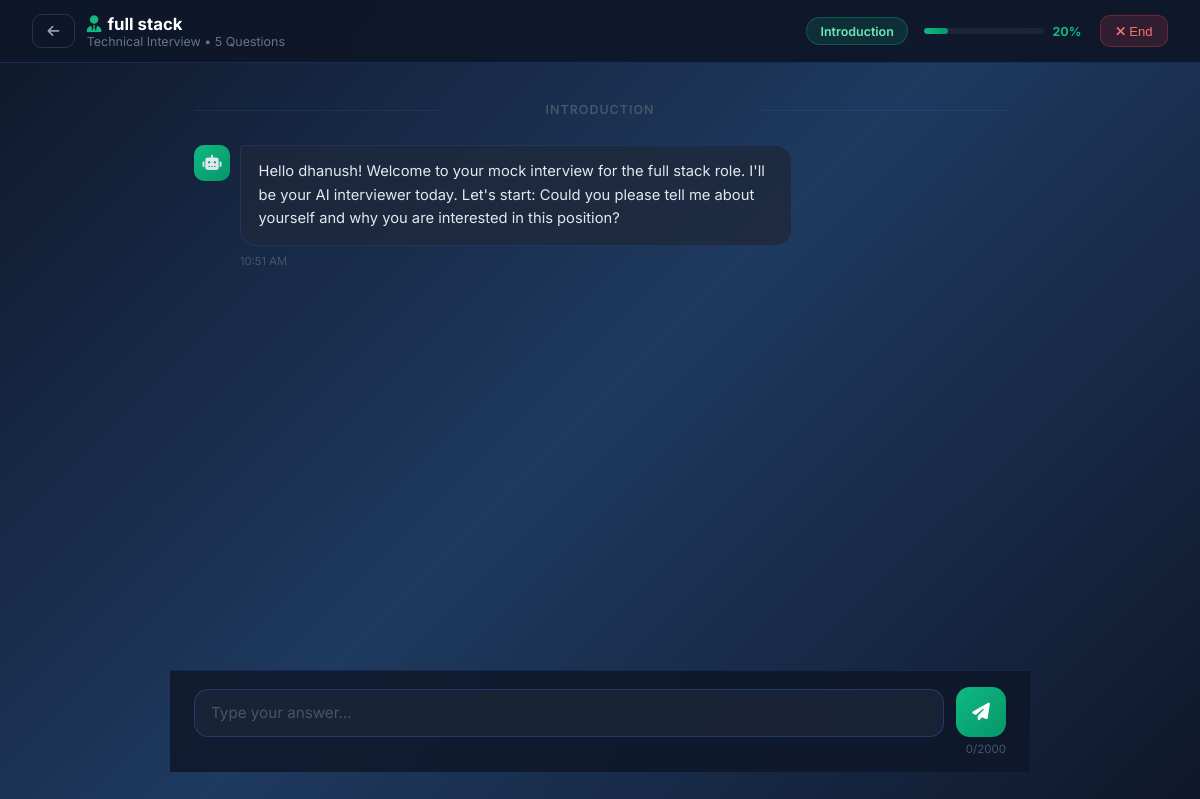
/interview/session/2 (signed in), run on the app's committed database.
### models.py (models this page shows, shortened)
class InterviewSession(db.Model):
    id = db.Column(db.Integer, primary_key=True)
    user_id = db.Column(db.Integer, db.ForeignKey('user.id'), nullable=False)
    job_role = db.Column(db.String(200), nullable=False)
    interview_type = db.Column(db.String(50), nullable=False, default='technical')
    status = db.Column(db.String(20), default='active')
    current_stage = db.Column(db.String(50), default='introduction')
    question_count = db.Column(db.Integer, default=0)
    total_questions = db.Column(db.Integer, default=10)
    overall_score = db.Column(db.Float, default=0.0)         # 0–100
    technical_score = db.Column(db.Float, default=0.0)
    communication_score = db.Column(db.Float, default=0.0)
    confidence_score = db.Column(db.Float, default=0.0)
    final_report = db.Column(db.Text)   # JSON: strengths, weaknesses, suggestions
    created_at = db.Column(db.DateTime, default=datetime.utcnow)
    completed_at = db.Column(db.DateTime)
    user = db.relationship('User', backref='interview_sessions')
    messages = db.relationship('InterviewMessage', backref='session',
                               lazy=True, cascade='all, delete-orphan',
                               order_by='InterviewMessage.created_at')
    def progress_pct(self):
        if self.total_questions == 0:
            return 0
        return min(100, round(self.question_count * 100 / self.total_questions))

class InterviewMessage(db.Model):
    id = db.Column(db.Integer, primary_key=True)
    session_id = db.Column(db.Integer, db.ForeignKey('interview_session.id'), nullable=False)
    role = db.Column(db.String(20), nullable=False)   # 'ai' | 'user'
    content = db.Column(db.Text, nullable=False)
    stage = db.Column(db.String(50), default='introduction')
    turn_number = db.Column(db.Integer, default=0)
    answer_score = db.Column(db.Float, default=0.0)          # 0–10
    answer_feedback = db.Column(db.Text)                     # One-line AI comment
    created_at = db.Column(db.DateTime, default=datetime.utcnow)
    def formatted_time(self):
        return self.created_at.strftime("%I:%M %p")

### app.py (the view)
@app.route("/interview/session/<int:session_id>")
def interview_session(session_id):
    if "user" not in session:
        return redirect("/login")
    user = User.query.get(session["user"])
    iv_session = InterviewSession.query.get_or_404(session_id)
    if iv_session.user_id != user.id:
        return redirect("/interview")
    if iv_session.status == "completed":
        return redirect(f"/interview/result/{session_id}")
    messages = iv_session.messages
    return render_template("interview_chat.html",
                           user=user,
                           iv_session=iv_session,
                           messages=messages)

### app.py (called while the page is built, shortened)
def _init_db():
    global _db_initialised
    if _db_initialised:
        return

@app.before_request
def before_request():
    _init_db()

### templates/interview_chat.html (shortened to what this page needs)
<!DOCTYPE html>
<html lang="en">
<head>
    <link rel="stylesheet" href="https://cdnjs.cloudflare.com/ajax/libs/font-awesome/6.4.0/css/all.min.css">
</head>
<body>
<div class="topbar">
    <div class="topbar-left">
        <a href="/interview" class="back-btn"><i class="fas fa-arrow-left"></i></a>
        <div class="session-info">
            <h2><i class="fas fa-user-tie" style="color:#10b981;margin-right:6px"></i>{{ iv_session.job_role }}</h2>
            <p>{{ iv_session.interview_type|title }} Interview &bull; {{ iv_session.total_questions }} Questions</p>
        </div>
    </div>
    <div class="topbar-right">
        <span class="stage-badge" id="stageBadge">{{ iv_session.current_stage|title }}</span>
        <div class="progress-wrap">
            <div class="progress-bar-bg">
                <div class="progress-bar-fill" id="progressFill" style="width:{{ iv_session.progress_pct() }}%"></div>
            </div>
            <span class="progress-pct" id="progressPct">{{ iv_session.progress_pct() }}%</span>
        </div>
        <button class="abandon-btn" onclick="abandonInterview()">
            <i class="fas fa-times"></i> End
        </button>
    </div>
</div>
<div class="chat-wrapper">
    <div class="chat-messages" id="chatBox">
        {% set last_stage = '' %}
        {% for msg in messages %}
            {% if msg.stage != last_stage and msg.stage %}
                <div class="stage-divider">{{ msg.stage|upper }}</div>
                {% set last_stage = msg.stage %}
            {% endif %}
            <div class="msg-row {{ msg.role }}" id="msg-{{ msg.id }}">
                <div class="msg-avatar">
                    {% if msg.role == 'ai' %}
                        <i class="fas fa-robot"></i>
                    {% else %}
                        {{ user.name[0]|upper }}
                    {% endif %}
                </div>
                <div>
                    <div class="msg-bubble">{{ msg.content }}</div>
                    <div class="msg-meta">
                        <span>{{ msg.formatted_time() }}</span>
                    </div>
                </div>
            </div>
        {% endfor %}
    </div>
    <div class="input-area" id="inputArea">
        <div class="input-row">
            <textarea id="messageInput" rows="1"
                      placeholder="Type your answer…" maxlength="2000"
                      onkeydown="handleKey(event)" oninput="autoResize(this);updateCounter()"></textarea>
            <button class="send-btn" id="sendBtn" onclick="sendMessage()">
                <i class="fas fa-paper-plane"></i>
            </button>
        </div>
        <div class="char-counter"><span id="charCount">0</span>/2000</div>
    </div>
</div>
</body>
</html>

### templates/interview_chat.html (style rules this page uses)
* { margin: 0; padding: 0; box-sizing: border-box; }
body { font-family: 'Inter', sans-serif; background: linear-gradient(135deg,#0f172a 0%,#1e3a5f 50%,#0f172a 100%); min-height: 100vh; color: #e2e8f0; display: flex; flex-direction: column; }
.topbar { background: rgba(15,23,42,0.95); backdrop-filter: blur(20px); padding: .85rem 2rem; position: fixed; width: 100%; top: 0; z-index: 1000; border-bottom: 1px solid rgba(59,130,246,0.2); display: flex; align-items: center; justify-content: space-between; gap: 1rem; }
.topbar-left { display: flex; align-items: center; gap: 12px; }
.back-btn { color: #94a3b8; text-decoration: none; padding: .5rem .9rem; border-radius: 10px; transition: all .3s; font-size: .85rem; border: 1px solid rgba(148,163,184,0.2); }
.session-info h2 { font-size: 1.05rem; font-weight: 700; color: #fff; }
.session-info p { font-size: .78rem; color: #64748b; }
.topbar-right { display: flex; align-items: center; gap: 1rem; }
.stage-badge { padding: .35rem .85rem; border-radius: 20px; font-size: .78rem; font-weight: 600; background: rgba(16,185,129,0.15); border: 1px solid rgba(16,185,129,0.3); color: #6ee7b7; }
.progress-wrap { display: flex; align-items: center; gap: 8px; }
.progress-bar-bg { width: 120px; height: 6px; background: rgba(30,41,59,0.8); border-radius: 99px; overflow: hidden; }
.progress-bar-fill { height: 100%; background: linear-gradient(90deg,#10b981,#059669); border-radius: 99px; transition: width .5s ease; }
.progress-pct { font-size: .78rem; font-weight: 700; color: #10b981; min-width: 32px; }
.abandon-btn { background: rgba(239,68,68,0.15); color: #f87171; border: 1px solid rgba(239,68,68,.3); padding: .45rem .9rem; border-radius: 10px; font-size: .82rem; cursor: pointer; transition: all .3s; }
.chat-wrapper { flex: 1; padding-top: 70px; display: flex; flex-direction: column; max-width: 860px; width: 100%; margin: 0 auto; }
.chat-messages { flex: 1; overflow-y: auto; padding: 1.5rem; display: flex; flex-direction: column; gap: 1.25rem; max-height: calc(100vh - 200px); }
.msg-row { display: flex; gap: 10px; align-items: flex-start; }
.msg-row.ai { flex-direction: row; }
.msg-avatar { width: 36px; height: 36px; border-radius: 10px; flex-shrink: 0; display: flex; align-items: center; justify-content: center; font-size: .95rem; }
.msg-row.ai .msg-avatar { background: linear-gradient(135deg,#10b981,#059669); }
.msg-bubble { max-width: 72%; padding: .9rem 1.1rem; border-radius: 16px; line-height: 1.6; font-size: .92rem; }
.msg-row.ai .msg-bubble { background: rgba(30,41,59,0.8); border: 1px solid rgba(59,130,246,0.15); border-top-left-radius: 4px; }
.msg-meta { font-size: .7rem; color: #475569; margin-top: .45rem; display: flex; align-items: center; gap: 8px; }
.input-area { padding: 1rem 1.5rem; background: rgba(15,23,42,0.85); backdrop-filter: blur(20px); border-top: 1px solid rgba(59,130,246,0.15); position: sticky; bottom: 0; }
.input-row { display: flex; gap: .75rem; align-items: flex-end; }
#messageInput { flex: 1; background: rgba(30,41,59,0.7); border: 1px solid rgba(59,130,246,0.25); border-radius: 14px; color: #e2e8f0; font-size: .95rem; padding: .85rem 1rem; resize: none; max-height: 120px; font-family: 'Inter', sans-serif; transition: border-color .3s; }
#messageInput::placeholder { color: #475569; }
.send-btn { width: 50px; height: 50px; border-radius: 14px; border: none; background: linear-gradient(135deg,#10b981,#059669); color: white; font-size: 1.1rem; cursor: pointer; transition: all .3s; display: flex; align-items: center; justify-content: center; flex-shrink: 0; }
.char-counter { font-size: .72rem; color: #475569; text-align: right; margin-top: .3rem; }
.stage-divider { text-align: center; margin: .5rem 0; font-size: .78rem; color: #475569; font-weight: 600; letter-spacing: 1px; position: relative; }
.stage-divider::before, .stage-divider::after { content: ''; position: absolute; top: 50%; width: 30%; height: 1px; background: rgba(59,130,246,0.15); }
.stage-divider::before { left: 0; }
.stage-divider::after { right: 0; }

### data on the page
InterviewSession: job_role "full stack", interview_type "Technical", total_questions "5", current_stage "Introduction", progress_pct "20"
InterviewMessage: stage "INTRODUCTION", role "ai" (drawn), content "Hello dhanush! Welcome to your mock interview for the full stack role. I'll be your AI interviewer today. Let's start: Could you please tell me about yourself and why you are interested in this position?", formatted_time "10:51 AM"
